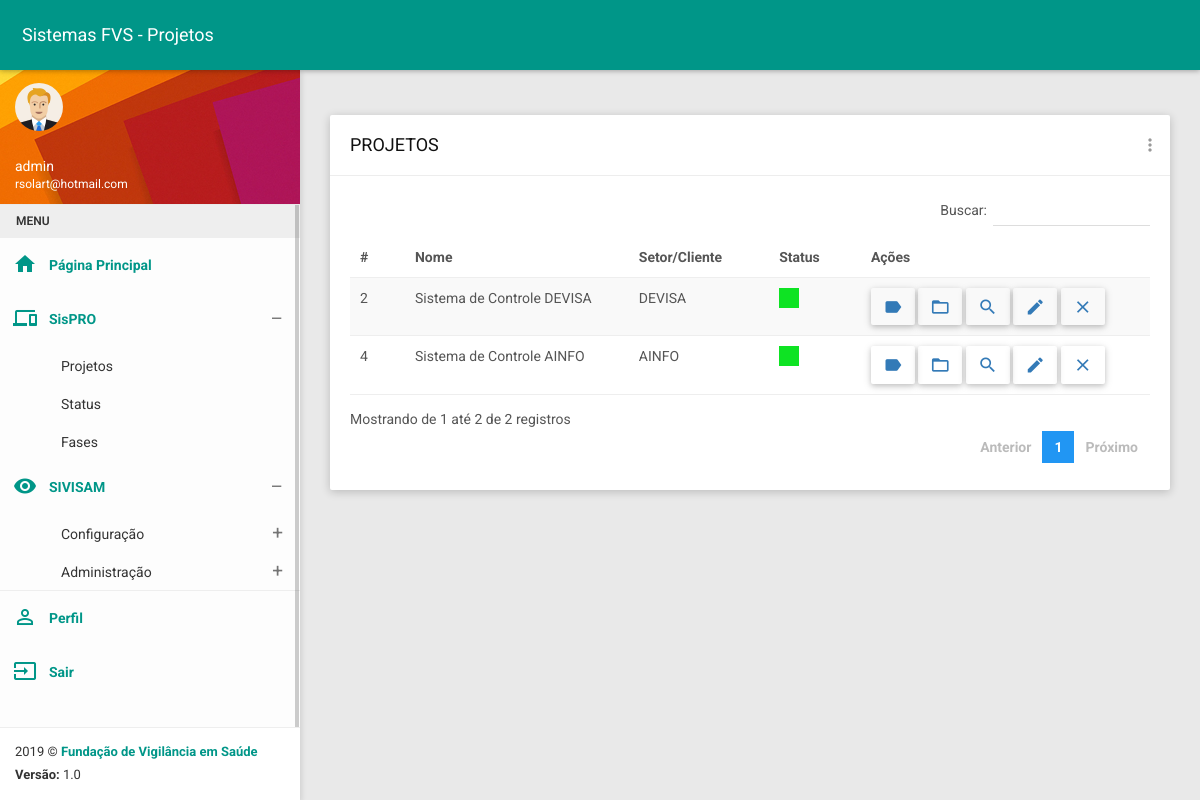
/sistema_list (signed in), run on the app's committed database.
### sistemasfvs/models.py (models this page shows, shortened)
class Sistema(models.Model):
    sis_nome = models.CharField(verbose_name='nome',max_length=200, default='')
    sis_descricao = models.CharField(verbose_name='descrição',max_length=400, default='')
    sis_setor_cliente = models.CharField(verbose_name='setor Solicitante', max_length=300, default='')
    sis_dt_criacao = models.DateField(verbose_name='data Criação')
    status_cod_fk = models.ForeignKey(Status,on_delete=models.PROTECT)
    fases = models.ManyToManyField(Fase, through='SistemaFase')
    class Meta:
        permissions = (
            ('sistema_list', 'Pode listar projeto'),
            ('sistema_create', 'Pode cadastrar projeto'),
            ('sistema_update', 'Pode editar projeto'),
            ('sistema_view', 'Pode ver projeto'),
            ('sistema_delete', 'Pode deletar projeto'),
            ('sistema_doctos', 'Pode ver documentos do projeto'),
            ('sistema_fases', 'Pode ver fases do projeto'),
            ('perfil', 'Pode acessar o perfil do usuario')
        )

class Status(models.Model):
    st_nome = models.CharField(verbose_name='nome', max_length=200, default='')
    st_descricao = models.CharField(verbose_name='descrição', max_length=400, default='')
    st_cor = models.CharField(verbose_name='cor', max_length=20, default='')
    class Meta:
        permissions = (
            ('status_list', 'Pode listar status'),
            ('status_create', 'Pode cadastrar status'),
            ('status_update', 'Pode editar status'),
            ('status_view', 'Pode ver status'),
            ('status_delete', 'Pode deletar status')
        )

### sistemasfvs/views.py (the view)
# urls.py: path('sistema_list', sistema_list, name="sistema_list"),
@login_required
@permission_required('sistemasfvs.sistema_list')
def sistema_list(request):
    model = Sistema.objects.all()
    q = request.GET.get('pesquisar_por')
    if q is not None:
        model = model.filter(Q(sis_nome__icontains=q) | Q(sis_descricao__icontains=q))
    return render(request, 'sistema/sistema_list.html', {'sistemas': model})

### sistemasfvs/templates/sistema/sistema_list.html (shortened to what this page needs)
{% extends 'base.html' %}
{% load static %}
{% block css %}
    <link href="{% static 'plugins/bootstrap/css/bootstrap.css' %}" rel="stylesheet">
    <link href="{% static 'plugins/node-waves/waves.css' %}" rel="stylesheet" />
    <link href="{% static 'plugins/animate-css/animate.css' %}" rel="stylesheet" />
    <link href="{% static 'plugins/jquery-datatable/skin/bootstrap/css/dataTables.bootstrap.css' %}" rel="stylesheet">
    <link href="{% static 'css/style.css' %}" rel="stylesheet">
    <link href="{% static 'css/themes/all-themes.css' %}" rel="stylesheet" />
{% endblock %}
{% block title %} Sistemas FVS - Projetos {% endblock %}
{% block content %}
<div class="row clearfix">
                <div class="col-lg-12 col-md-12 col-sm-12 col-xs-12">
                    <div class="card">
                        <div class="header">
                            <h2>
                                PROJETOS
                            </h2>
                            <ul class="header-dropdown m-r--5">
                                <li class="dropdown">
                                    <a href="javascript:void(0);" class="dropdown-toggle" data-toggle="dropdown" role="button" aria-haspopup="true" aria-expanded="false">
                                        <i class="material-icons">more_vert</i>
                                    </a>
                                </li>
                            </ul>
                        </div>
                        <div class="body">
                            <div class="table-responsive">
                                <table class="table table-striped table-hover dataTable js-exportable">
                                    <thead>
                                        <tr>
                                            <th>#</th>
                                            <th>Nome</th>
                                            <th>Setor/Cliente</th>
                                            <th>Status</th>
                                            <th>Ações</th>
                                        </tr>
                                    </thead>
                                    <tbody>
                                        {% for sistema in sistemas %}
                                        <tr>
                                            <td>{{ sistema.id }}</td>
                                            <td>{{ sistema.sis_nome }}</td>
                                            <td>{{ sistema.sis_setor_cliente }}</td>
                                            <td><div style="height: 20px; width: 20px; background-color: {{ sistema.status_cod_fk.st_cor }};"></div></td>
                                            <td>
                                                <a href="{% url 'sistema_fases' sistema.id %}" class="btn"><i class="material-icons">label</i></a>
                                                <a href="{% url 'sistema_doctos' sistema.id %}" class="btn"><i class="material-icons">folder_open</i></a>
                                                <a href="{% url 'sistema_view' sistema.id %}" class="btn"><i class="material-icons">search</i></a>
                                                <a href="{% url 'sistema_update' sistema.id %}" class="btn"><i class="material-icons">mode_edit</i></a>
                                                <a href="{% url 'sistema_delete' sistema.id %}" class="btn"><i class="material-icons">close</i></a>
                                            </td>
                                        </tr>
                                        {% endfor %}
                                    </tbody>
                                </table>
                            </div>
                        </div>
                    </div>
                </div>
            </div>
{% endblock %}

### templates/base.html (shortened to what this page needs)
{% load static %}
<!DOCTYPE html>
<html>
<head>
    {% block css %}
    {% endblock %}
</head>
<body class="theme-teal">
    <nav class="navbar">
        <div class="container-fluid">
            <div class="navbar-header">
                <a class="navbar-brand" href="javascript:void(0);">{% block title %}{% endblock %}</a>
            </div>
            <div class="collapse navbar-collapse" id="navbar-collapse">
            </div>
        </div>
    </nav>
    <section>
        <aside id="leftsidebar" class="sidebar">
            <div class="user-info">
                <div class="image">
                    <img src="{% static 'images/user.png' %}" width="48" height="48" alt="User" />
                </div>
                <div class="info-container">
                    <div class="name" data-toggle="dropdown" aria-haspopup="true" aria-expanded="false">{{ user.username }}</div>
                    <div class="email">{{ user.email }}</div>
                </div>
            </div>
            <div class="menu">
                <ul class="list">
                    <li class="header">MENU</li>
                    <li class="active">
                        <a href="{% url 'home' %}">
                            <i class="material-icons">home</i>
                            <span>Página Principal</span>
                        </a>
                    </li>
                    <li class="active">
                        {% if perms.sistemasfvs.sistema_list %}
                                <a href="javascript:void(0);" class="menu-toggle">
                                    <i class="material-icons">devices</i>
                                    <span>SisPRO</span>
                                </a>
                        {% endif %}
                        <ul class="ml-menu">
                            <li>
                                <a href="{% url 'sistema_list' %}">
                                    <span>Projetos</span>
                                </a>
                            </li>
                            <li>
                                <a href="{% url 'status_list' %}">
                                    <span>Status</span>
                                </a>
                            </li>
                            <li>
                                <a href="{% url 'fase_list' %}">
                                    <span>Fases</span>
                                </a>
                            </li>
                        </ul>
                    </li>
                    <li class="active">
                        <a href="javascript:void(0);" class="menu-toggle" style="">
                            <i class="material-icons">remove_red_eye</i>
                            <span>SIVISAM</span>
                        </a>
                        <ul class="ml-menu">
                            <li>
                                <a href="javascript:void(0);" class="menu-toggle">
                                    <span>Configuração</span>
                                </a>
                            </li>
                            <li>
                                <a href="javascript:void(0);" class="menu-toggle">
                                    <span>Administração</span>
                                </a>
                            </li>
                        </ul>
                    </li>
                    <li style="border-top: 1px solid #eee;" class="active">
                        <a href="{% url 'perfil' %}">
                            <i class="material-icons">perm_identity</i>
                            <span>Perfil</span>
                        </a>
                    </li>
                    <li class="active">
                        <a href="{% url 'logout' %}">
                            <i class="material-icons">input</i>
                            <span>Sair</span>
                        </a>
                    </li>
                </ul>
            </div>
            <div class="legal">
                <div class="copyright">
                     2019 &copy; <a href="http://www.fvs.am.gov.br">Fundação de Vigilância em Saúde</a>
                </div>
                <div class="version">
                    <b>Versão: </b> 1.0
                </div>
            </div>
        </aside>
    </section>
    <section class="content">
        <div class="container-fluid">
           {% block content %}
           {% endblock %}
        </div>
    </section>
</body>
</html>

### statics/css/themes/all-themes.css (style rules this page uses)
.theme-teal .navbar { background-color: #009688; }
.theme-teal .navbar-brand { color: #fff; }
.theme-teal .sidebar .menu .list li.active { background-color: transparent; }
.theme-teal .sidebar .menu .list li.active > :first-child i, .theme-teal .sidebar .menu .list li.active > :first-child span { color: #009688; }
.theme-teal .sidebar .menu .list .toggled { background-color: transparent; }
.theme-teal .sidebar .menu .list .ml-menu { background-color: transparent; }
.theme-teal .sidebar .legal { background-color: #fff; }
.theme-teal .sidebar .legal .copyright a { color: #009688 !important; }

### data on the page
Sistema: id "2", sis_nome "Sistema de Controle DEVISA", sis_setor_cliente "DEVISA"
Sistema: id "4", sis_nome "Sistema de Controle AINFO", sis_setor_cliente "AINFO"

### other printed values
{{ user.username }} "admin"
{{ user.email }} "rsolart@hotmail.com"
